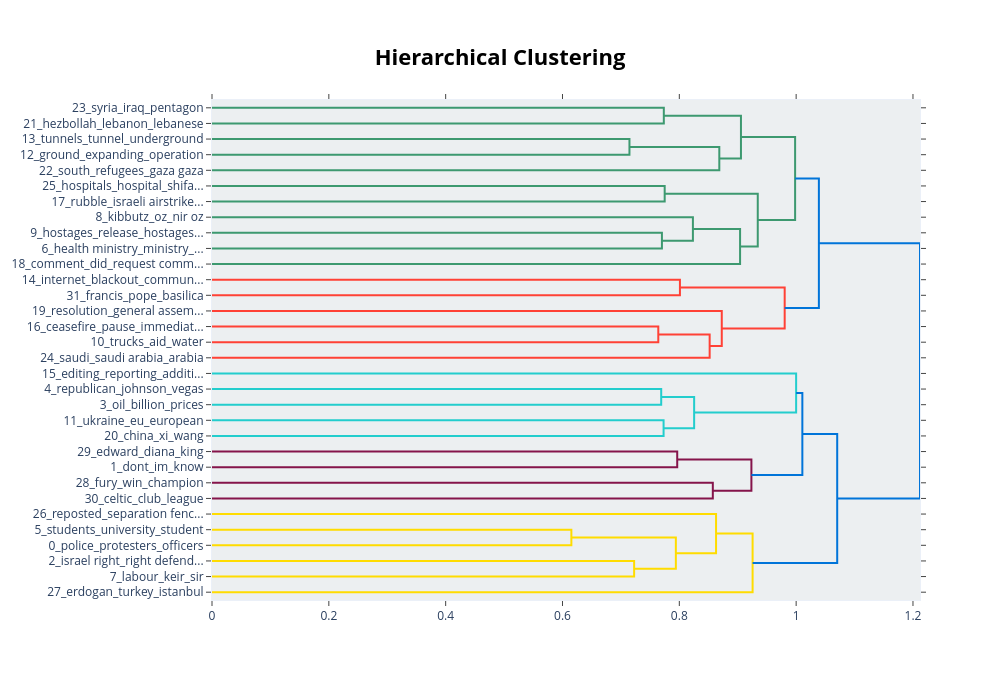

The notebook cell this image was saved under:
### Code cell
topic_model.visualize_hierarchy()

### Figure 1 — Plotly figure (JSON) as saved in the notebook; plotly's stock layout.template omitted (floating-point values rounded to 4 significant figures)
{"data": [{"hoverinfo": "text", "marker": {"color": "rgb(61,153,112)"}, "mode": "lines", "x": [0.0, 0.7735, 0.7735, 0.0], "xaxis": "x", "y": [-5.0, -5.0, -15.0, -15.0], "yaxis": "y", "type": "scatter"}, {"hoverinfo": "text", "marker": {"color": "rgb(61,153,112)"}, "mode": "lines", "x": [0.0, 0.7146, 0.7146, 0.0], "xaxis": "x", "y": [-25.0, -25.0, -35.0, -35.0], "yaxis": "y", "type": "scatter"}, {"hoverinfo": "text", "marker": {"color": "rgb(61,153,112)"}, "mode": "lines", "x": [0.7146, 0.8685, 0.8685, 0.0], "xaxis": "x", "y": [-30.0, -30.0, -45.0, -45.0], "yaxis": "y", "type": "scatter"}, {"hoverinfo": "text", "marker": {"color": "rgb(61,153,112)"}, "mode": "lines", "x": [0.7735, 0.9055, 0.9055, 0.8685], "xaxis": "x", "y": [-10.0, -10.0, -37.5, -37.5], "yaxis": "y", "type": "scatter"}, {"hoverinfo": "text", "marker": {"color": "rgb(61,153,112)"}, "mode": "lines", "x": [0.0, 0.7749, 0.7749, 0.0], "xaxis": "x", "y": [-55.0, -55.0, -65.0, -65.0], "yaxis": "y", "type": "scatter"}, {"hoverinfo": "text", "marker": {"color": "rgb(61,153,112)"}, "mode": "lines", "x": [0.0, 0.7702, 0.7702, 0.0], "xaxis": "x", "y": [-85.0, -85.0, -95.0, -95.0], "yaxis": "y", "type": "scatter"}, {"hoverinfo": "text", "marker": {"color": "rgb(61,153,112)"}, "mode": "lines", "x": [0.0, 0.8233, 0.8233, 0.7702], "xaxis": "x", "y": [-75.0, -75.0, -90.0, -90.0], "yaxis": "y", "type": "scatter"}, {"hoverinfo": "text", "marker": {"color": "rgb(61,153,112)"}, "mode": "lines", "x": [0.8233, 0.904, 0.904, 0.0], "xaxis": "x", "y": [-82.5, -82.5, -105.0, -105.0], "yaxis": "y", "type": "scatter"}, {"hoverinfo": "text", "marker": {"color": "rgb(61,153,112)"}, "mode": "lines", "x": [0.7749, 0.9343, 0.9343, 0.904], "xaxis": "x", "y": [-60.0, -60.0, -93.75, -93.75], "yaxis": "y", "type": "scatter"}, {"hoverinfo": "text", "marker": {"color": "rgb(61,153,112)"}, "mode": "lines", "x": [0.9055, 0.9982, 0.9982, 0.9343], "xaxis": "x", "y": [-23.75, -23.75, -76.88, -76.88], "yaxis": "y", "type": "scatter"}, {"hoverinfo": "text", "marker": {"color": "rgb(255,65,54)"}, "mode": "lines", "x": [0.0, 0.801, 0.801, 0.0], "xaxis": "x", "y": [-115.0, -115.0, -125.0, -125.0], "yaxis": "y", "type": "scatter"}, {"hoverinfo": "text", "marker": {"color": "rgb(255,65,54)"}, "mode": "lines", "x": [0.0, 0.764, 0.764, 0.0], "xaxis": "x", "y": [-145.0, -145.0, -155.0, -155.0], "yaxis": "y", "type": "scatter"}, {"hoverinfo": "text", "marker": {"color": "rgb(255,65,54)"}, "mode": "lines", "x": [0.764, 0.8519, 0.8519, 0.0], "xaxis": "x", "y": [-150.0, -150.0, -165.0, -165.0], "yaxis": "y", "type": "scatter"}, {"hoverinfo": "text", "marker": {"color": "rgb(255,65,54)"}, "mode": "lines", "x": [0.0, 0.8727, 0.8727, 0.8519], "xaxis": "x", "y": [-135.0, -135.0, -157.5, -157.5], "yaxis": "y", "type": "scatter"}, {"hoverinfo": "text", "marker": {"color": "rgb(255,65,54)"}, "mode": "lines", "x": [0.801, 0.9804, 0.9804, 0.8727], "xaxis": "x", "y": [-120.0, -120.0, -146.2, -146.2], "yaxis": "y", "type": "scatter"}, {"hoverinfo": "text", "marker": {"color": "rgb(0,116,217)"}, "mode": "lines", "x": [0.9982, 1.039, 1.039, 0.9804], "xaxis": "x", "y": [-50.31, -50.31, -133.1, -133.1], "yaxis": "y", "type": "scatter"}, {"hoverinfo": "text", "marker": {"color": "rgb(35,205,205)"}, "mode": "lines", "x": [0.0, 0.769, 0.769, 0.0], "xaxis": "x", "y": [-185.0, -185.0, -195.0, -195.0], "yaxis": "y", "type": "scatter"}, {"hoverinfo": "text", "marker": {"color": "rgb(35,205,205)"}, "mode": "lines", "x": [0.0, 0.7731, 0.7731, 0.0], "xaxis": "x", "y": [-205.0, -205.0, -215.0, -215.0], "yaxis": "y", "type": "scatter"}, {"hoverinfo": "text", "marker": {"color": "rgb(35,205,205)"}, "mode": "lines", "x": [0.769, 0.8254, 0.8254, 0.7731], "xaxis": "x", "y": [-190.0, -190.0, -210.0, -210.0], "yaxis": "y", "type": "scatter"}, {"hoverinfo": "text", "marker": {"color": "rgb(35,205,205)"}, "mode": "lines", "x": [0.0, 1.0, 1.0, 0.8254], "xaxis": "x", "y": [-175.0, -175.0, -200.0, -200.0], "yaxis": "y", "type": "scatter"}, {"hoverinfo": "text", "marker": {"color": "rgb(133,20,75)"}, "mode": "lines", "x": [0.0, 0.7964, 0.7964, 0.0], "xaxis": "x", "y": [-225.0, -225.0, -235.0, -235.0], "yaxis": "y", "type": "scatter"}, {"hoverinfo": "text", "marker": {"color": "rgb(133,20,75)"}, "mode": "lines", "x": [0.0, 0.8574, 0.8574, 0.0], "xaxis": "x", "y": [-245.0, -245.0, -255.0, -255.0], "yaxis": "y", "type": "scatter"}, {"hoverinfo": "text", "marker": {"color": "rgb(133,20,75)"}, "mode": "lines", "x": [0.7964, 0.9234, 0.9234, 0.8574], "xaxis": "x", "y": [-230.0, -230.0, -250.0, -250.0], "yaxis": "y", "type": "scatter"}, {"hoverinfo": "text", "marker": {"color": "rgb(0,116,217)"}, "mode": "lines", "x": [1.0, 1.011, 1.011, 0.9234], "xaxis": "x", "y": [-187.5, -187.5, -240.0, -240.0], "yaxis": "y", "type": "scatter"}, {"hoverinfo": "text", "marker": {"color": "rgb(255,220,0)"}, "mode": "lines", "x": [0.0, 0.6152, 0.6152, 0.0], "xaxis": "x", "y": [-275.0, -275.0, -285.0, -285.0], "yaxis": "y", "type": "scatter"}, {"hoverinfo": "text", "marker": {"color": "rgb(255,220,0)"}, "mode": "lines", "x": [0.0, 0.7226, 0.7226, 0.0], "xaxis": "x", "y": [-295.0, -295.0, -305.0, -305.0], "yaxis": "y", "type": "scatter"}, {"hoverinfo": "text", "marker": {"color": "rgb(255,220,0)"}, "mode": "lines", "x": [0.6152, 0.7941, 0.7941, 0.7226], "xaxis": "x", "y": [-280.0, -280.0, -300.0, -300.0], "yaxis": "y", "type": "scatter"}, {"hoverinfo": "text", "marker": {"color": "rgb(255,220,0)"}, "mode": "lines", "x": [0.0, 0.8629, 0.8629, 0.7941], "xaxis": "x", "y": [-265.0, -265.0, -290.0, -290.0], "yaxis": "y", "type": "scatter"}, {"hoverinfo": "text", "marker": {"color": "rgb(255,220,0)"}, "mode": "lines", "x": [0.8629, 0.9255, 0.9255, 0.0], "xaxis": "x", "y": [-277.5, -277.5, -315.0, -315.0], "yaxis": "y", "type": "scatter"}, {"hoverinfo": "text", "marker": {"color": "rgb(0,116,217)"}, "mode": "lines", "x": [1.011, 1.07, 1.07, 0.9255], "xaxis": "x", "y": [-213.8, -213.8, -296.2, -296.2], "yaxis": "y", "type": "scatter"}, {"hoverinfo": "text", "marker": {"color": "rgb(0,116,217)"}, "mode": "lines", "x": [1.039, 1.212, 1.212, 1.07], "xaxis": "x", "y": [-91.72, -91.72, -255.0, -255.0], "yaxis": "y", "type": "scatter"}], "layout": {"autosize": false, "height": 680, "hovermode": "closest", "showlegend": false, "width": 1000, "xaxis": {"mirror": "allticks", "rangemode": "tozero", "showgrid": false, "showline": true, "showticklabels": true, "ticks": "outside", "type": "linear", "zeroline": false}, "yaxis": {"mirror": "allticks", "rangemode": "tozero", "showgrid": false, "showline": true, "showticklabels": true, "tickmode": "array", "ticks": "outside", "ticktext": ["23_syria_iraq_pentagon", "21_hezbollah_lebanon_lebanese", "13_tunnels_tunnel_underground", "12_ground_expanding_operation", "22_south_refugees_gaza gaza", "25_hospitals_hospital_shifa...", "17_rubble_israeli airstrike...", "8_kibbutz_oz_nir oz", "9_hostages_release_hostages...", "6_health ministry_ministry_...", "18_comment_did_request comm...", "14_internet_blackout_commun...", "31_francis_pope_basilica", "19_resolution_general assem...", "16_ceasefire_pause_immediat...", "10_trucks_aid_water", "24_saudi_saudi arabia_arabia", "15_editing_reporting_additi...", "4_republican_johnson_vegas", "3_oil_billion_prices", "11_ukraine_eu_european", "20_china_xi_wang", "29_edward_diana_king", "1_dont_im_know", "28_fury_win_champion", "30_celtic_club_league", "26_reposted_separation fenc...", "5_students_university_student", "0_police_protesters_officers", "2_israel right_right defend...", "7_labour_keir_sir", "27_erdogan_turkey_istanbul"], "tickvals": [-5.0, -15.0, -25.0, -35.0, -45.0, -55.0, -65.0, -75.0, -85.0, -95.0, -105.0, -115.0, -125.0, -135.0, -145.0, -155.0, -165.0, -175.0, -185.0, -195.0, -205.0, -215.0, -225.0, -235.0, -245.0, -255.0, -265.0, -275.0, -285.0, -295.0, -305.0, -315.0], "type": "linear", "zeroline": false, "range": [-320.0, 0.0]}, "title": {"font": {"size": 22, "color": "Black"}, "text": "<b>Hierarchical Clustering</b>", "x": 0.5, "xanchor": "center", "yanchor": "top"}, "hoverlabel": {"font": {"size": 16, "family": "Rockwell"}, "bgcolor": "white"}, "plot_bgcolor": "#ECEFF1"}}
